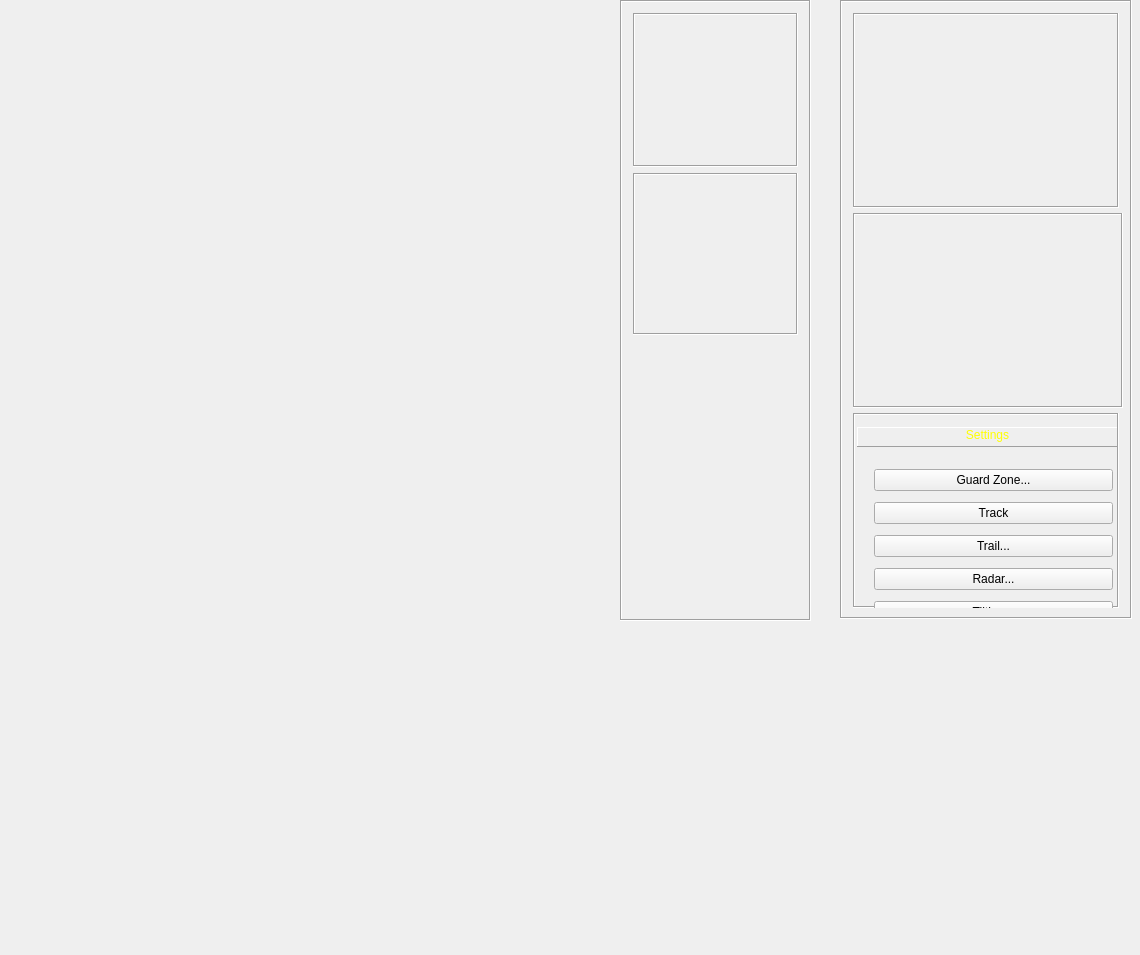
<?xml version="1.0" encoding="UTF-8"?>
<ui version="4.0">
 <class>MainWindow</class>
 <widget class="QMainWindow" name="MainWindow">
  <property name="geometry">
   <rect>
    <x>0</x>
    <y>0</y>
    <width>1140</width>
    <height>955</height>
   </rect>
  </property>
  <property name="windowTitle">
   <string>MainWindow</string>
  </property>
  <property name="styleSheet">
   <string notr="true"/>
  </property>
  <widget class="QWidget" name="centralWidget">
   <widget class="QFrame" name="frameRight">
    <property name="geometry">
     <rect>
      <x>840</x>
      <y>0</y>
      <width>292</width>
      <height>619</height>
     </rect>
    </property>
    <property name="sizePolicy">
     <sizepolicy hsizetype="Preferred" vsizetype="Preferred">
      <horstretch>0</horstretch>
      <verstretch>0</verstretch>
     </sizepolicy>
    </property>
    <property name="frameShape">
     <enum>QFrame::Box</enum>
    </property>
    <property name="frameShadow">
     <enum>QFrame::Sunken</enum>
    </property>
    <layout class="QVBoxLayout" name="verticalLayout">
     <item>
      <widget class="FrameOSD" name="frameOSD">
       <property name="sizePolicy">
        <sizepolicy hsizetype="Preferred" vsizetype="Fixed">
         <horstretch>0</horstretch>
         <verstretch>0</verstretch>
        </sizepolicy>
       </property>
       <property name="minimumSize">
        <size>
         <width>219</width>
         <height>195</height>
        </size>
       </property>
       <property name="frameShape">
        <enum>QFrame::Box</enum>
       </property>
       <property name="frameShadow">
        <enum>QFrame::Sunken</enum>
       </property>
      </widget>
     </item>
     <item>
      <widget class="FrameTrackDisplay" name="frameTrackInf">
       <property name="sizePolicy">
        <sizepolicy hsizetype="Expanding" vsizetype="Expanding">
         <horstretch>0</horstretch>
         <verstretch>0</verstretch>
        </sizepolicy>
       </property>
       <property name="minimumSize">
        <size>
         <width>270</width>
         <height>195</height>
        </size>
       </property>
       <property name="maximumSize">
        <size>
         <width>270</width>
         <height>16777215</height>
        </size>
       </property>
       <property name="frameShape">
        <enum>QFrame::Box</enum>
       </property>
       <property name="frameShadow">
        <enum>QFrame::Sunken</enum>
       </property>
      </widget>
     </item>
     <item>
      <widget class="QFrame" name="frameSettings">
       <property name="sizePolicy">
        <sizepolicy hsizetype="Preferred" vsizetype="Fixed">
         <horstretch>0</horstretch>
         <verstretch>0</verstretch>
        </sizepolicy>
       </property>
       <property name="minimumSize">
        <size>
         <width>219</width>
         <height>195</height>
        </size>
       </property>
       <property name="frameShape">
        <enum>QFrame::Box</enum>
       </property>
       <property name="frameShadow">
        <enum>QFrame::Sunken</enum>
       </property>
       <widget class="QLabel" name="label_22">
        <property name="geometry">
         <rect>
          <x>4</x>
          <y>14</y>
          <width>261</width>
          <height>20</height>
         </rect>
        </property>
        <property name="styleSheet">
         <string notr="true">color: rgb(255, 255, 0);</string>
        </property>
        <property name="frameShape">
         <enum>QFrame::Panel</enum>
        </property>
        <property name="frameShadow">
         <enum>QFrame::Raised</enum>
        </property>
        <property name="text">
         <string>Settings</string>
        </property>
        <property name="textFormat">
         <enum>Qt::RichText</enum>
        </property>
        <property name="scaledContents">
         <bool>true</bool>
        </property>
        <property name="alignment">
         <set>Qt::AlignHCenter|Qt::AlignTop</set>
        </property>
        <property name="wordWrap">
         <bool>true</bool>
        </property>
        <property name="margin">
         <number>0</number>
        </property>
        <property name="indent">
         <number>0</number>
        </property>
       </widget>
       <widget class="QWidget" name="layoutWidget">
        <property name="geometry">
         <rect>
          <x>10</x>
          <y>40</y>
          <width>261</width>
          <height>186</height>
         </rect>
        </property>
        <layout class="QVBoxLayout" name="verticalLayout_2">
         <item>
          <widget class="QPushButton" name="pushButtonSetGZ">
           <property name="text">
            <string>Guard Zone...</string>
           </property>
          </widget>
         </item>
         <item>
          <widget class="QPushButton" name="pushButtonSetADSB">
           <property name="text">
            <string>Track</string>
           </property>
          </widget>
         </item>
         <item>
          <widget class="QPushButton" name="pushButtonSetTrail">
           <property name="text">
            <string>Trail...</string>
           </property>
          </widget>
         </item>
         <item>
          <widget class="QPushButton" name="pushButtonRadar">
           <property name="text">
            <string>Radar...</string>
           </property>
           <property name="checkable">
            <bool>false</bool>
           </property>
          </widget>
         </item>
         <item>
          <widget class="QPushButton" name="pushButtonTilting">
           <property name="text">
            <string>Tilting...</string>
           </property>
           <property name="checkable">
            <bool>false</bool>
           </property>
          </widget>
         </item>
        </layout>
       </widget>
      </widget>
     </item>
    </layout>
   </widget>
   <widget class="QFrame" name="frameLeft">
    <property name="geometry">
     <rect>
      <x>620</x>
      <y>0</y>
      <width>191</width>
      <height>621</height>
     </rect>
    </property>
    <property name="frameShape">
     <enum>QFrame::Box</enum>
    </property>
    <property name="frameShadow">
     <enum>QFrame::Sunken</enum>
    </property>
    <layout class="QVBoxLayout" name="verticalLayout_3">
     <item>
      <widget class="FrameControl1" name="frameControl1">
       <property name="sizePolicy">
        <sizepolicy hsizetype="Preferred" vsizetype="Fixed">
         <horstretch>0</horstretch>
         <verstretch>0</verstretch>
        </sizepolicy>
       </property>
       <property name="minimumSize">
        <size>
         <width>165</width>
         <height>154</height>
        </size>
       </property>
       <property name="frameShape">
        <enum>QFrame::Box</enum>
       </property>
       <property name="frameShadow">
        <enum>QFrame::Sunken</enum>
       </property>
      </widget>
     </item>
     <item>
      <widget class="FrameControl2" name="frameControl2">
       <property name="sizePolicy">
        <sizepolicy hsizetype="Preferred" vsizetype="Fixed">
         <horstretch>0</horstretch>
         <verstretch>0</verstretch>
        </sizepolicy>
       </property>
       <property name="minimumSize">
        <size>
         <width>165</width>
         <height>162</height>
        </size>
       </property>
       <property name="frameShape">
        <enum>QFrame::Box</enum>
       </property>
       <property name="frameShadow">
        <enum>QFrame::Sunken</enum>
       </property>
      </widget>
     </item>
     <item>
      <spacer name="verticalSpacer">
       <property name="orientation">
        <enum>Qt::Vertical</enum>
       </property>
       <property name="sizeHint" stdset="0">
        <size>
         <width>20</width>
         <height>268</height>
        </size>
       </property>
      </spacer>
     </item>
    </layout>
   </widget>
  </widget>
 </widget>
 <layoutdefault spacing="6" margin="11"/>
 <customwidgets>
  <customwidget>
   <class>FrameControl1</class>
   <extends>QFrame</extends>
   <header location="global">framecontrol1.h</header>
   <container>1</container>
  </customwidget>
  <customwidget>
   <class>FrameControl2</class>
   <extends>QFrame</extends>
   <header location="global">framecontrol2.h</header>
   <container>1</container>
  </customwidget>
  <customwidget>
   <class>FrameOSD</class>
   <extends>QFrame</extends>
   <header>frameosd.h</header>
   <container>1</container>
  </customwidget>
  <customwidget>
   <class>FrameTrackDisplay</class>
   <extends>QFrame</extends>
   <header location="global">frametrackdisplay.h</header>
   <container>1</container>
  </customwidget>
 </customwidgets>
 <resources/>
 <connections/>
</ui>
